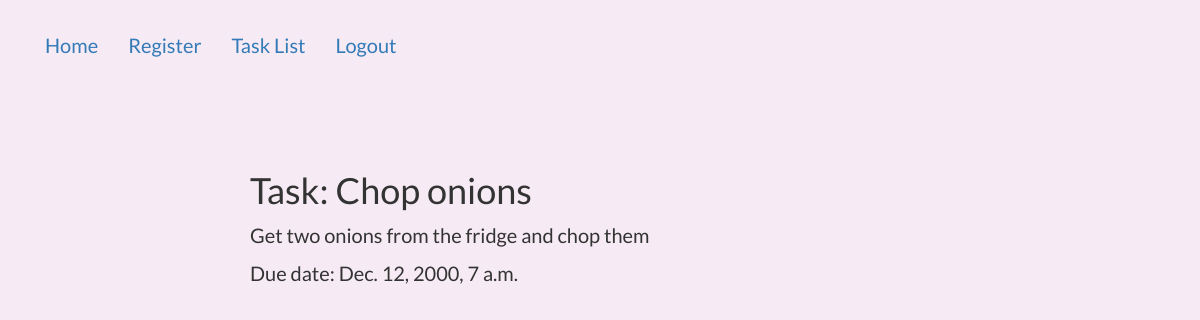
/basic_app/task/4/ (signed in), run on the app's committed database.
### basic_app/models.py (models this page shows)
class Task(models.Model):
    user = models.ForeignKey(User, on_delete=models.CASCADE)
    title = models.CharField(max_length=200)
    description = models.TextField(blank=True)
    complete = models.BooleanField(default=False)
    date_created = models.DateTimeField(auto_now_add=True)
    due_date = models.DateTimeField(null=True, blank=True)
    def __str__(self):
        return self.title
    class Meta:
        ordering = ['due_date']

### basic_app/views.py (the view)
# urls.py: path('task/<int:pk>/', views.TaskDetail.as_view(),name='task_detail'),
class TaskDetail(DetailView):
   model = models.Task
   def get_context_data(self, **kwargs):
       context = super().get_context_data(**kwargs)
       context['task'] = context['task']
       return context

### templates/basic_app/task_detail.html (shortened to what this page needs)
{% extends "basic_app/base.html" %}
{% block content %}
<h1>Task: {{object}}</h1>
<p>{{task.description}}</p>
<p>Due date: {{task.due_date}}</p>
{% endblock content %}

### templates/basic_app/base.html (style rules this page uses)
body { font-family: 'Lato', sans-serif; font-size: 20px; padding-top: 20px; background: #f6ebf4; }

### data on the page
Task: title "Chop onions", description "Get two onions from the fridge and chop them", due_date "Dec. 12, 2000, 7 a.m."
